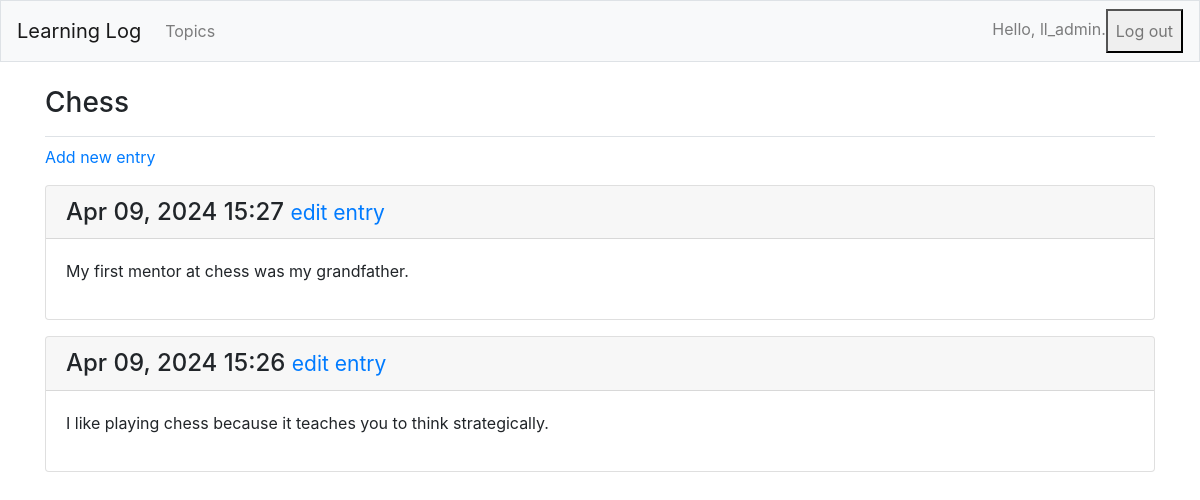
Before: /topics/1/ (signed in) with the older database file.
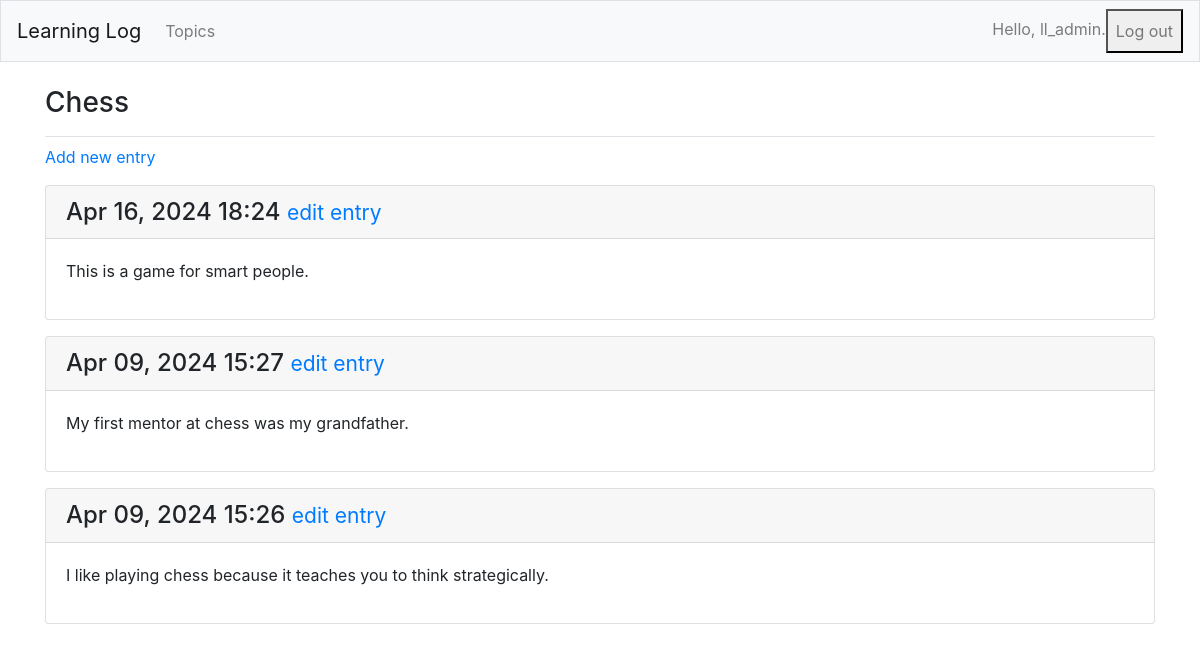
After: the same page with the newer database file.
### learning_logs/models.py (models this page shows, shortened)
class Topic(models.Model):
    text = models.CharField(max_length=200)
    date_added = models.DateTimeField(auto_now_add=True)
    owner = models.ForeignKey(User, on_delete=models.CASCADE)
    def __str__(self):
        return self.text

class Entry(models.Model):
    topic = models.ForeignKey(Topic, on_delete=models.CASCADE)
    text = models.TextField()
    date_added = models.DateTimeField(auto_now_add=True)
    class Meta:
        verbose_name_plural = 'entries'

### learning_logs/views.py (the view)
# urls.py: path('topics/<int:topic_id>/', views.topic, name='topic'),
@login_required
def topic(request, topic_id):
    topic = get_object_or_404(Topic, id=topic_id)
    check_topic_owner(request, topic)
    entries = topic.entry_set.order_by('-date_added')
    context = {'topic': topic, 'entries': entries}
    return render(request, 'learning_logs/topic.html', context)

### learning_logs/views.py (called while the page is built)
@login_required
def check_topic_owner(request, topic):
    if topic.owner != request.user:
        raise Http404

### learning_logs/templates/learning_logs/topic.html
{% extends 'learning_logs/base.html'%}
{% block page_header %}
  <h3>{{ topic }}</h3>
{% endblock page_header %}
{% block content %}
<p>
    <a href="{% url 'learning_logs:new_entry' topic.id %}">Add new entry</a>
</p>
    {% for entry in entries %}
    <div class="card mb-3">
        <h4 class="card-header">
          {{ entry.date_added|date:'M d, Y H:i' }}
          <small><a href="{% url 'learning_logs:edit_entry' entry.id %}">
              edit entry</a></small>
        </h4>
        <div class="card-body">
          {{ entry.text|linebreaks }}
        </div>
      </div>
    {% empty %}
    <p>There are no entries for this project yet.</p>
    {%endfor%}
{%endblock content%}

### learning_logs/templates/learning_logs/base.html (shortened to what this page needs)
{% load bootstrap4 %}
<!DOCTYPE html>
<html lang="en">
 <head>
   {% bootstrap_css %}
</head>
<body>
  <nav class="navbar navbar-expand-md navbar-light bg-light mb-4 border">
    <a class="navbar-brand" href="{% url 'learning_logs:index'%}">
        Learning Log</a>
        <div class="collapse navbar-collapse" id="navbarCollapse">
          <ul class="navbar-nav mr-auto">
            <li class="nav-item">
              <a class="nav-link" href="{% url 'learning_logs:topics'%}">
                  Topics</a></li>
          </ul>
          <ul class="navbar-nav ml-auto">
            {% if user.is_authenticated %}
              <li class="nav-item">
                <span class="navbar-text">Hello, {{ user.username }}.</span>
          </li>
          <form style= class="nav-item" method="post" action="{% url 'users:logout' %}">
            <button class="nav-link" type="submit">Log out</button>
          </form>
        {% else %}
          <li class="nav-item">
            <a class="nav-link" href="{% url 'users:register' %}">Register</a>
          </li>
          <li class="nav-item">
            <a class="nav-link" href="{% url 'users:login' %}">Log in</a></li>
        {% endif %}
        </ul>
      </div>
    </nav>
    <main role="main" class="container">
      <div class="pb-2 mb-2 border-bottom">
        {% block page_header %}{% endblock page_header %}
      </div>
      <div>
        {% block content %}{% endblock content %}
      </div>
    </main>
  </body>
</html>

Changed rows visible on the page:
added Entry: date_added "Apr 16, 2024 18:24", text "This is a game for smart people."
